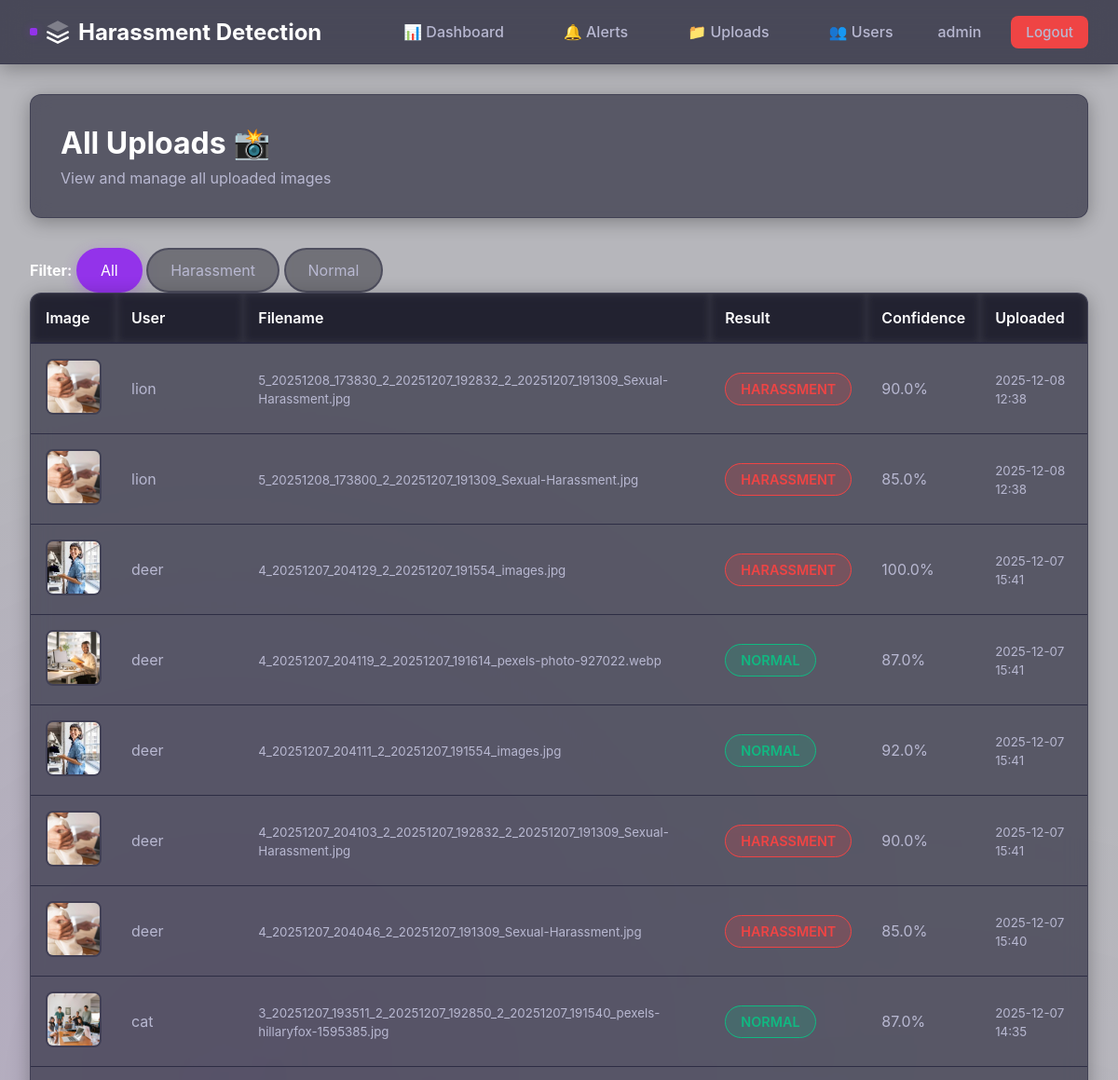
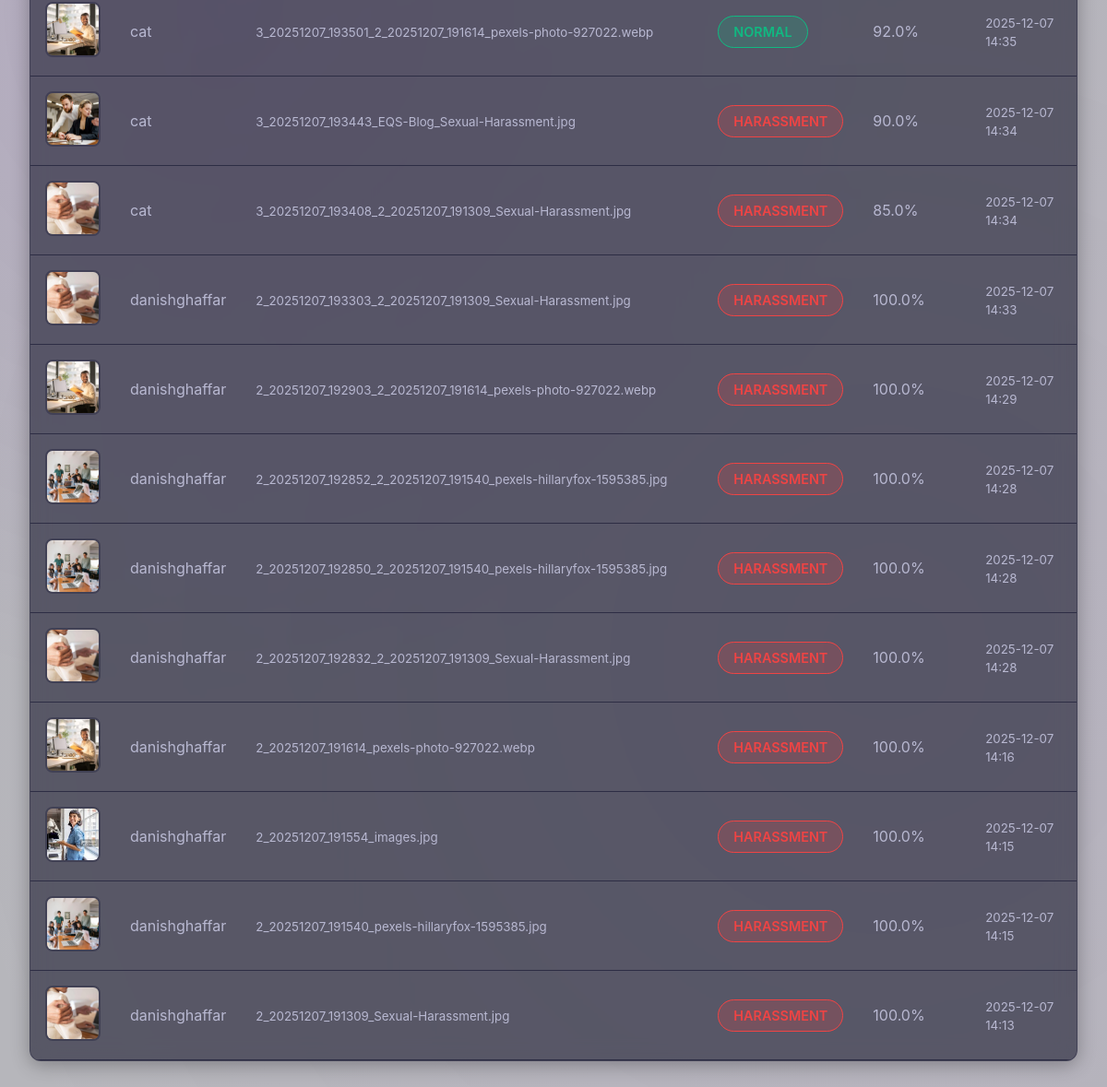
The app's page /admin/uploads (signed in) with its own data (2 pictures, top to bottom).
### models.py (models this page shows, shortened)
class User(UserMixin, db.Model):
    __tablename__ = 'users'
    id = db.Column(db.Integer, primary_key=True)
    username = db.Column(db.String(80), unique=True, nullable=False)
    email = db.Column(db.String(120), unique=True, nullable=False)
    password_hash = db.Column(db.String(255), nullable=False)
    is_admin = db.Column(db.Boolean, default=False)
    created_at = db.Column(db.DateTime, default=datetime.utcnow)
    uploads = db.relationship('Upload', backref='user', lazy=True, cascade='all, delete-orphan')

class Upload(db.Model):
    __tablename__ = 'uploads'
    id = db.Column(db.Integer, primary_key=True)
    user_id = db.Column(db.Integer, db.ForeignKey('users.id'), nullable=False)
    filename = db.Column(db.String(255), nullable=False)
    filepath = db.Column(db.String(500), nullable=False)
    detection_result = db.Column(db.String(50), nullable=False)  # 'harassment' or 'normal'
    confidence = db.Column(db.Float, nullable=False)
    uploaded_at = db.Column(db.DateTime, default=datetime.utcnow)
    reviewed = db.Column(db.Boolean, default=False)
    alert = db.relationship('Alert', backref='upload', uselist=False, cascade='all, delete-orphan')

### app.py (the view)
@app.route('/admin/uploads')
@login_required
def admin_uploads():
    if not current_user.is_admin:
        flash('Access denied', 'danger')
        return redirect(url_for('dashboard'))
    result_filter = request.args.get('result', 'all')
    if result_filter == 'all':
        uploads = Upload.query.order_by(Upload.uploaded_at.desc()).all()
    else:
        uploads = Upload.query.filter_by(detection_result=result_filter)\
            .order_by(Upload.uploaded_at.desc()).all()
    return render_template('admin_uploads.html', uploads=uploads, result_filter=result_filter)

### app.py (called while the page is built)
@login_manager.user_loader
def load_user(user_id):
    return User.query.get(int(user_id))

### templates/admin_uploads.html (shortened to what this page needs)
{% extends "base.html" %}
{% block content %}
<div style="background: rgba(26, 26, 46, 0.6); backdrop-filter: blur(10px); padding: 2rem; border-radius: 12px; margin-bottom: 2rem; box-shadow: 0 4px 20px rgba(0, 0, 0, 0.3); border: 1px solid rgba(45, 45, 68, 0.5);">
    <h1 style="color: var(--text-white); margin-bottom: 0.5rem;">All Uploads 📸</h1>
    <p style="color: var(--text-light);">View and manage all uploaded images</p>
</div>
<div class="filters">
    <strong>Filter:</strong>
    <a href="?result=all" class="filter-btn {{ 'active' if result_filter == 'all' else '' }}">All</a>
    <a href="?result=harassment" class="filter-btn {{ 'active' if result_filter == 'harassment' else '' }}">Harassment</a>
    <a href="?result=normal" class="filter-btn {{ 'active' if result_filter == 'normal' else '' }}">Normal</a>
</div>
<div class="uploads-table">
    <table>
        <thead>
            <tr>
                <th>Image</th>
                <th>User</th>
                <th>Filename</th>
                <th>Result</th>
                <th>Confidence</th>
                <th>Uploaded</th>
            </tr>
        </thead>
        <tbody>
            {% if uploads %}
                {% for upload in uploads %}
                <tr>
                    <td>
                        <img src="{{ url_for('uploaded_file', filename=upload.filename) }}"
                             class="upload-thumb" alt="Upload"
                             onclick="window.open(this.src, '_blank')">
                    </td>
                    <td>{{ upload.user.username }}</td>
                    <td><small>{{ upload.filename }}</small></td>
                    <td>
                        <span class="badge badge-{{ 'danger' if upload.detection_result == 'harassment' else 'success' }}">
                            {{ upload.detection_result.upper() }}
                        </span>
                    </td>
                    <td>{{ '%.1f'| format(upload.confidence * 100) }}%</td>
                    <td><small>{{ upload.uploaded_at.strftime('%Y-%m-%d %H:%M') }}</small></td>
                </tr>
                {% endfor %}
            {% else %}
                <tr>
                    <td colspan="6" style="text-align: center; padding: 3rem; color: var(--text-muted);">
                        No uploads found
                    </td>
                </tr>
            {% endif %}
        </tbody>
    </table>
</div>
{% endblock %}

### templates/base.html (shortened to what this page needs)
<!DOCTYPE html>
<html lang="en">
<head>
</head>
<body>
    {% if current_user.is_authenticated %}
    <nav class="navbar">
        <div class="navbar-content">
            <a href="{{ url_for('dashboard') }}" class="navbar-brand">
                <svg width="28" height="28" viewBox="0 0 24 24" fill="none" xmlns="http://www.w3.org/2000/svg">
                    <path d="M12 2L2 7L12 12L22 7L12 2Z" fill="currentColor" opacity="0.3"/>
                    <path d="M2 17L12 22L22 17" stroke="currentColor" stroke-width="2"/>
                    <path d="M2 12L12 17L22 12" stroke="currentColor" stroke-width="2"/>
                </svg>
                Harassment Detection
            </a>
            <div class="navbar-menu">
                {% if current_user.is_admin %}
                    <a href="{{ url_for('admin_dashboard') }}">📊 Dashboard</a>
                    <a href="{{ url_for('admin_alerts') }}">🔔 Alerts</a>
                    <a href="{{ url_for('admin_uploads') }}">📁 Uploads</a>
                    <a href="{{ url_for('admin_users') }}">👥 Users</a>
                {% else %}
                    <a href="{{ url_for('dashboard') }}">🏠 Dashboard</a>
                    <a href="{{ url_for('my_uploads') }}">📂 My Uploads</a>
                {% endif %}
                <span>{{ current_user.username }}</span>
                <a href="{{ url_for('logout') }}" class="btn btn-danger">Logout</a>
            </div>
        </div>
    </nav>
    {% endif %}
    <div class="container">
        {% block content %}{% endblock %}
    </div>
</body>
</html>

### records on screen
User: username "admin"
Upload: filename (picture), user.username "lion", filename "5_20251208_173830_2_20251207_192832_2_20251207_191309_Sexual-Harassment.jpg", detection_result "HARASSMENT", upload.confidence*100 "90.0", uploaded_at "2025-12-08 12:38"
Upload: filename (picture), user.username "lion", filename "5_20251208_173800_2_20251207_191309_Sexual-Harassment.jpg", detection_result "HARASSMENT", upload.confidence*100 "85.0", uploaded_at "2025-12-08 12:38"
Upload: filename (picture), user.username "deer", filename "4_20251207_204129_2_20251207_191554_images.jpg", detection_result "HARASSMENT", upload.confidence*100 "100.0", uploaded_at "2025-12-07 15:41"
Upload: filename (picture), user.username "deer", filename "4_20251207_204119_2_20251207_191614_pexels-photo-927022.webp", detection_result "NORMAL", upload.confidence*100 "87.0", uploaded_at "2025-12-07 15:41"
Upload: filename (picture), user.username "deer", filename "4_20251207_204111_2_20251207_191554_images.jpg", detection_result "NORMAL", upload.confidence*100 "92.0", uploaded_at "2025-12-07 15:41"
Upload: filename (picture), user.username "deer", filename "4_20251207_204103_2_20251207_192832_2_20251207_191309_Sexual-Harassment.jpg", detection_result "HARASSMENT", upload.confidence*100 "90.0", uploaded_at "2025-12-07 15:41"
Upload: filename (picture), user.username "deer", filename "4_20251207_204046_2_20251207_191309_Sexual-Harassment.jpg", detection_result "HARASSMENT", upload.confidence*100 "85.0", uploaded_at "2025-12-07 15:40"
Upload: filename (picture), user.username "cat", filename "3_20251207_193511_2_20251207_192850_2_20251207_191540_pexels-hillaryfox-1595385.jpg", detection_result "NORMAL", upload.confidence*100 "87.0", uploaded_at "2025-12-07 14:35"
Upload: filename (picture), user.username "cat", filename "3_20251207_193501_2_20251207_191614_pexels-photo-927022.webp", detection_result "NORMAL", upload.confidence*100 "92.0", uploaded_at "2025-12-07 14:35"
Upload: filename (picture), user.username "cat", filename "3_20251207_193443_EQS-Blog_Sexual-Harassment.jpg", detection_result "HARASSMENT", upload.confidence*100 "90.0", uploaded_at "2025-12-07 14:34"
Upload: filename (picture), user.username "cat", filename "3_20251207_193408_2_20251207_191309_Sexual-Harassment.jpg", detection_result "HARASSMENT", upload.confidence*100 "85.0", uploaded_at "2025-12-07 14:34"
Upload: filename (picture), user.username "danishghaffar", filename "2_20251207_193303_2_20251207_191309_Sexual-Harassment.jpg", detection_result "HARASSMENT", upload.confidence*100 "100.0", uploaded_at "2025-12-07 14:33"
Upload: filename (picture), user.username "danishghaffar", filename "2_20251207_192903_2_20251207_191614_pexels-photo-927022.webp", detection_result "HARASSMENT", upload.confidence*100 "100.0", uploaded_at "2025-12-07 14:29"
Upload: filename (picture), user.username "danishghaffar", filename "2_20251207_192852_2_20251207_191540_pexels-hillaryfox-1595385.jpg", detection_result "HARASSMENT", upload.confidence*100 "100.0", uploaded_at "2025-12-07 14:28"
Upload: filename (picture), user.username "danishghaffar", filename "2_20251207_192850_2_20251207_191540_pexels-hillaryfox-1595385.jpg", detection_result "HARASSMENT", upload.confidence*100 "100.0", uploaded_at "2025-12-07 14:28"
Upload: filename (picture), user.username "danishghaffar", filename "2_20251207_192832_2_20251207_191309_Sexual-Harassment.jpg", detection_result "HARASSMENT", upload.confidence*100 "100.0", uploaded_at "2025-12-07 14:28"
Upload: filename (picture), user.username "danishghaffar", filename "2_20251207_191614_pexels-photo-927022.webp", detection_result "HARASSMENT", upload.confidence*100 "100.0", uploaded_at "2025-12-07 14:16"
Upload: filename (picture), user.username "danishghaffar", filename "2_20251207_191554_images.jpg", detection_result "HARASSMENT", upload.confidence*100 "100.0", uploaded_at "2025-12-07 14:15"
Upload: filename (picture), user.username "danishghaffar", filename "2_20251207_191540_pexels-hillaryfox-1595385.jpg", detection_result "HARASSMENT", upload.confidence*100 "100.0", uploaded_at "2025-12-07 14:15"
Upload: filename (picture), user.username "danishghaffar", filename "2_20251207_191309_Sexual-Harassment.jpg", detection_result "HARASSMENT", upload.confidence*100 "100.0", uploaded_at "2025-12-07 14:13"
